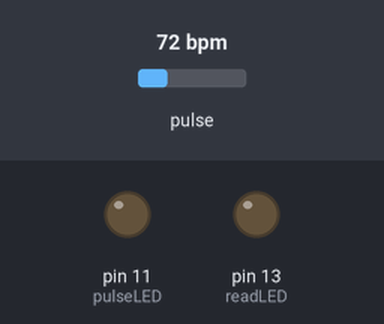
This sketch was run on a simulated Arduino Uno, built with avr-gcc and run on an emulated ATmega328P. Shown: output pins drawn as LEDs (lit = HIGH). The test bench sets the inputs (shaded band); at power-on: pulse 72 bpm. Random numbers use the default seed unless the sketch sets one; what the sketch prints to the serial monitor is not drawn.

Above: at 0.35 s.
Timing chart, 0 to 3.3 s (numbered marks = the images above):
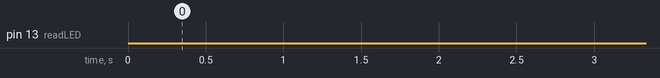

The sketch:

MAX30105_Minimal.ino
```cpp
#include <Wire.h>
#include "MAX30105.h"
#include "spo2_algorithm.h"

MAX30105 particleSensor;

#define MAX_BRIGHTNESS 255

// PulseOximeter is the higher level interface to the sensor
// it offers:
//  * beat detection reporting
//  * heart rate calculation
//  * SpO2 (oxidation level) calculation
//-----------------------------------------------------------------------------------------------------------------------//
#if defined(ARDUINO_AVR_UNO)
//Arduino Uno doesn't have enough SRAM to store 100 samples of IR led data and red led data in 32-bit format
//To solve this problem, 16-bit MSB of the sampled data will be truncated. Samples become 16-bit data.
uint16_t irBuffer[100];		//infrared LED sensor data
uint16_t redBuffer[100];	//red LED sensor data
#else
uint32_t irBuffer[100];		//infrared LED sensor data
uint32_t redBuffer[100];	//red LED sensor data
#endif

int32_t bufferLength;		//data length
int32_t spo2;			//SPO2 value
int8_t validSPO2;		//indicator to show if the SPO2 calculation is valid
int32_t heartRate;		//heart rate value
int8_t validHeartRate;		//indicator to show if the heart rate calculation is valid

byte pulseLED = 11;		//Must be on PWM pin
byte readLED = 13;		//Blinks with each data read

long unblockedValue;		// for presence sensing
//-------------------------------------------------------------------------------------------------------------------------//

void setup()
{
	Serial.begin(115200);
	// Initialize the PulseOximeter instance and register a beat-detected callback
	pinMode(pulseLED, OUTPUT);
	pinMode(readLED, OUTPUT);
	if (!particleSensor.begin(Wire, I2C_SPEED_STANDARD))	//Use default I2C port, 400kHz speed
	{
		Serial.println(F
			       ("MAX30105 was not found. Please check wiring/power."));
		while (1) ;
	}
	Serial.println(F("start ready go:"));	//(F("Attach sensor to finger with rubber band. Press any key to start conversion"));
	//while (Serial.available() == 0) ; //wait until user presses a key
	Serial.read();

	byte ledBrightness = 60;	//Options: 0=Off to 255=50mA
	byte sampleAverage = 4;	//Options: 1, 2, 4, 8, 16, 32
	byte ledMode = 2;	//Options: 1 = Red only, 2 = Red + IR, 3 = Red + IR + Green
	byte sampleRate = 100;	//Options: 50, 100, 200, 400, 800, 1000, 1600, 3200
	int pulseWidth = 411;	//Options: 69, 118, 215, 411
	int adcRange = 4096;	//Options: 2048, 4096, 8192, 16384

	particleSensor.setup(ledBrightness, sampleAverage, ledMode, sampleRate, pulseWidth, adcRange);	//Configure sensor with these settings

	//Take an average of IR readings at power up
	unblockedValue = 0;
	for (byte x = 0; x < 32; x++) {
		unblockedValue += particleSensor.getIR();	//Read the IR value
	}
	unblockedValue /= 32;

	randomSeed(analogRead(0));	// what if we dont have desired value? 使用随机数替换掉不想要的数据，这里是种子
}

void loop()
{
	//---------------------------------------------------------------------------------------------------------------------//
	bufferLength = 100;	//buffer length of 100 stores 4 seconds of samples running at 25sps

	//read the first 100 samples, and determine the signal range
	for (byte i = 0; i < bufferLength; i++) {
		while (particleSensor.available() == false)	//do we have new data?
			particleSensor.check();	//Check the sensor for new data

		redBuffer[i] = particleSensor.getRed();
		irBuffer[i] = particleSensor.getIR();
		particleSensor.nextSample();	//We're finished with this sample so move to next sample

		//Serial.print(F("red="));
		//Serial.print(redBuffer[i], DEC);
		//Serial.print(F(", ir="));
		//Serial.println(irBuffer[i], DEC);
	}
	//-----------------------------------------------------------------------------------------------------------------------//
	//calculate heart rate and SpO2 after first 100 samples (first 4 seconds of samples)
	maxim_heart_rate_and_oxygen_saturation(irBuffer, bufferLength,
					       redBuffer, &spo2, &validSPO2,
					       &heartRate, &validHeartRate);

	//Continuously taking samples from MAX30102.  Heart rate and SpO2 are calculated every 1 second
	while (1) {
		//dumping the first 25 sets of samples in the memory and shift the last 75 sets of samples to the top
		for (byte i = 25; i < 100; i++) {
			redBuffer[i - 25] = redBuffer[i];
			irBuffer[i - 25] = irBuffer[i];
		}

		//take 25 sets of samples before calculating the heart rate.
		for (byte i = 75; i < 100; i++) {
			while (particleSensor.available() == false)	//do we have new data?
				particleSensor.check();	//Check the sensor for new data

			digitalWrite(readLED, !digitalRead(readLED));	//Blink onboard LED with every data read

			redBuffer[i] = particleSensor.getRed();
			irBuffer[i] = particleSensor.getIR();
			particleSensor.nextSample();	//We're finished with this sample so move to next sample

			// Add presence sensing
			long currentDelta =
			    particleSensor.getIR() - unblockedValue;
			if (currentDelta <= (long)100) {
				/* Serial.print("No finger!\n"); */
				Serial.print(F("HR="));
				Serial.print(0, DEC);
				Serial.print(F(",SPO2="));
				Serial.print(0, DEC);
				Serial.println("%");
				continue;
			}
			// print heart rate
			if (!
			    (validHeartRate > 0 &&
			     heartRate <= 130 && heartRate >= 50)) {
				heartRate = random(70, 79);
			}
			Serial.print(F("HR="));
			Serial.print(heartRate, DEC);

			// print SPO2
			if (!(validSPO2 >= 0 && spo2 > 90 && spo2 < 100)) {
				spo2 = random(90, 95);
			}
			Serial.print(F(",SPO2="));
			Serial.print(spo2, DEC);
			Serial.println("%");
		}

		//After gathering 25 new samples recalculate HR and SP02
		maxim_heart_rate_and_oxygen_saturation(irBuffer, bufferLength,
						       redBuffer, &spo2,
						       &validSPO2, &heartRate,
						       &validHeartRate);
	}
}
```

heartRate.cpp
```cpp
/*
 Optical Heart Rate Detection (PBA Algorithm)
 By: Nathan Seidle
 SparkFun Electronics
 Date: October 2nd, 2016

 Given a series of IR samples from the MAX30105 we discern when a heart beat is occurring

 Let's have a brief chat about what this code does. We're going to try to detect
 heart-rate optically. This is tricky and prone to give false readings. We really don't
 want to get anyone hurt so use this code only as an example of how to process optical
 data. Build fun stuff with our MAX30105 breakout board but don't use it for actual
 medical diagnosis.

 Excellent background on optical heart rate detection:
 http://www.ti.com/lit/an/slaa655/slaa655.pdf

 Good reading:
 http://www.techforfuture.nl/fjc_documents/mitrabaratchi-measuringheartratewithopticalsensor.pdf
 https://fruct.org/publications/fruct13/files/Lau.pdf

 This is an implementation of Maxim's PBA (Penpheral Beat Amplitude) algorithm. It's been
 converted to work within the Arduino framework.
*/

/* Copyright (C) 2016 Maxim Integrated Products, Inc., All Rights Reserved.
*
* Permission is hereby granted, free of charge, to any person obtaining a
* copy of this software and associated documentation files (the "Software"),
* to deal in the Software without restriction, including without limitation
* the rights to use, copy, modify, merge, publish, distribute, sublicense,
* and/or sell copies of the Software, and to permit persons to whom the
* Software is furnished to do so, subject to the following conditions:
*
* The above copyright notice and this permission notice shall be included
* in all copies or substantial portions of the Software.
*
* THE SOFTWARE IS PROVIDED "AS IS", WITHOUT WARRANTY OF ANY KIND, EXPRESS
* OR IMPLIED, INCLUDING BUT NOT LIMITED TO THE WARRANTIES OF
* MERCHANTABILITY, FITNESS FOR A PARTICULAR PURPOSE AND NONINFRINGEMENT.
* IN NO EVENT SHALL MAXIM INTEGRATED BE LIABLE FOR ANY CLAIM, DAMAGES
* OR OTHER LIABILITY, WHETHER IN AN ACTION OF CONTRACT, TORT OR OTHERWISE,
* ARISING FROM, OUT OF OR IN CONNECTION WITH THE SOFTWARE OR THE USE OR
* OTHER DEALINGS IN THE SOFTWARE.
*
* Except as contained in this notice, the name of Maxim Integrated
* Products, Inc. shall not be used except as stated in the Maxim Integrated
* Products, Inc. Branding Policy.
*
* The mere transfer of this software does not imply any licenses
* of trade secrets, proprietary technology, copyrights, patents,
* trademarks, maskwork rights, or any other form of intellectual
* property whatsoever. Maxim Integrated Products, Inc. retains all
* ownership rights.
*
*/

#include "heartRate.h"

int16_t IR_AC_Max = 20;
int16_t IR_AC_Min = -20;

int16_t IR_AC_Signal_Current = 0;
int16_t IR_AC_Signal_Previous;
int16_t IR_AC_Signal_min = 0;
int16_t IR_AC_Signal_max = 0;
int16_t IR_Average_Estimated;

int16_t positiveEdge = 0;
int16_t negativeEdge = 0;
int32_t ir_avg_reg = 0;

int16_t cbuf[32];
uint8_t offset = 0;

static const uint16_t FIRCoeffs[12] = {172, 321, 579, 927, 1360, 1858, 2390, 2916, 3391, 3768, 4012, 4096};

//  Heart Rate Monitor functions takes a sample value and the sample number
//  Returns true if a beat is detected
//  A running average of four samples is recommended for display on the screen.
bool checkForBeat(int32_t sample)
{
  bool beatDetected = false;

  //  Save current state
  IR_AC_Signal_Previous = IR_AC_Signal_Current;

  //This is good to view for debugging
  //Serial.print("Signal_Current: ");
  //Serial.println(IR_AC_Signal_Current);

  //  Process next data sample
  IR_Average_Estimated = averageDCEstimator(&ir_avg_reg, sample);
  IR_AC_Signal_Current = lowPassFIRFilter(sample - IR_Average_Estimated);

  //  Detect positive zero crossing (rising edge)
  if ((IR_AC_Signal_Previous < 0) & (IR_AC_Signal_Current >= 0))
  {

    IR_AC_Max = IR_AC_Signal_max; //Adjust our AC max and min
    IR_AC_Min = IR_AC_Signal_min;

    positiveEdge = 1;
    negativeEdge = 0;
    IR_AC_Signal_max = 0;

    //if ((IR_AC_Max - IR_AC_Min) > 100 & (IR_AC_Max - IR_AC_Min) < 1000)
    if ((IR_AC_Max - IR_AC_Min) > 20 & (IR_AC_Max - IR_AC_Min) < 1000)
    {
      //Heart beat!!!
      beatDetected = true;
    }
  }

  //  Detect negative zero crossing (falling edge)
  if ((IR_AC_Signal_Previous > 0) & (IR_AC_Signal_Current <= 0))
  {
    positiveEdge = 0;
    negativeEdge = 1;
    IR_AC_Signal_min = 0;
  }

  //  Find Maximum value in positive cycle
  if (positiveEdge & (IR_AC_Signal_Current > IR_AC_Signal_Previous))
  {
    IR_AC_Signal_max = IR_AC_Signal_Current;
  }

  //  Find Minimum value in negative cycle
  if (negativeEdge & (IR_AC_Signal_Current < IR_AC_Signal_Previous))
  {
    IR_AC_Signal_min = IR_AC_Signal_Current;
  }

  return(beatDetected);
}

//  Average DC Estimator
int16_t averageDCEstimator(int32_t *p, uint16_t x)
{
  *p += ((((long) x << 15) - *p) >> 4);
  return (*p >> 15);
}

//  Low Pass FIR Filter
int16_t lowPassFIRFilter(int16_t din)
{
  cbuf[offset] = din;

  int32_t z = mul16(FIRCoeffs[11], cbuf[(offset - 11) & 0x1F]);

  for (uint8_t i = 0 ; i < 11 ; i++)
  {
    z += mul16(FIRCoeffs[i], cbuf[(offset - i) & 0x1F] + cbuf[(offset - 22 + i) & 0x1F]);
  }

  offset++;
  offset %= 32; //Wrap condition

  return(z >> 15);
}

//  Integer multiplier
int32_t mul16(int16_t x, int16_t y)
{
  return((long)x * (long)y);
}
```

heartRate.h
```cpp
/*
 Optical Heart Rate Detection (PBA Algorithm)
 By: Nathan Seidle
 SparkFun Electronics
 Date: October 2nd, 2016

 Given a series of IR samples from the MAX30105 we discern when a heart beat is occurring

 Let's have a brief chat about what this code does. We're going to try to detect
 heart-rate optically. This is tricky and prone to give false readings. We really don't
 want to get anyone hurt so use this code only as an example of how to process optical
 data. Build fun stuff with our MAX30105 breakout board but don't use it for actual
 medical diagnosis.

 Excellent background on optical heart rate detection:
 http://www.ti.com/lit/an/slaa655/slaa655.pdf

 Good reading:
 http://www.techforfuture.nl/fjc_documents/mitrabaratchi-measuringheartratewithopticalsensor.pdf
 https://fruct.org/publications/fruct13/files/Lau.pdf

 This is an implementation of Maxim's PBA (Penpheral Beat Amplitude) algorithm. It's been
 converted to work within the Arduino framework.
*/

/* Copyright (C) 2016 Maxim Integrated Products, Inc., All Rights Reserved.
*
* Permission is hereby granted, free of charge, to any person obtaining a
* copy of this software and associated documentation files (the "Software"),
* to deal in the Software without restriction, including without limitation
* the rights to use, copy, modify, merge, publish, distribute, sublicense,
* and/or sell copies of the Software, and to permit persons to whom the
* Software is furnished to do so, subject to the following conditions:
*
* The above copyright notice and this permission notice shall be included
* in all copies or substantial portions of the Software.
*
* THE SOFTWARE IS PROVIDED "AS IS", WITHOUT WARRANTY OF ANY KIND, EXPRESS
* OR IMPLIED, INCLUDING BUT NOT LIMITED TO THE WARRANTIES OF
* MERCHANTABILITY, FITNESS FOR A PARTICULAR PURPOSE AND NONINFRINGEMENT.
* IN NO EVENT SHALL MAXIM INTEGRATED BE LIABLE FOR ANY CLAIM, DAMAGES
* OR OTHER LIABILITY, WHETHER IN AN ACTION OF CONTRACT, TORT OR OTHERWISE,
* ARISING FROM, OUT OF OR IN CONNECTION WITH THE SOFTWARE OR THE USE OR
* OTHER DEALINGS IN THE SOFTWARE.
*
* Except as contained in this notice, the name of Maxim Integrated
* Products, Inc. shall not be used except as stated in the Maxim Integrated
* Products, Inc. Branding Policy.
*
* The mere transfer of this software does not imply any licenses
* of trade secrets, proprietary technology, copyrights, patents,
* trademarks, maskwork rights, or any other form of intellectual
* property whatsoever. Maxim Integrated Products, Inc. retains all
* ownership rights.
*
*/

#if (ARDUINO >= 100)
 #include "Arduino.h"
#else
 #include "WProgram.h"
#endif

bool checkForBeat(int32_t sample);
int16_t averageDCEstimator(int32_t *p, uint16_t x);
int16_t lowPassFIRFilter(int16_t din);
int32_t mul16(int16_t x, int16_t y);
```

Source omitted: spo2_algorithm.cpp (12213 bytes), spo2_algorithm.h (5284 bytes)
